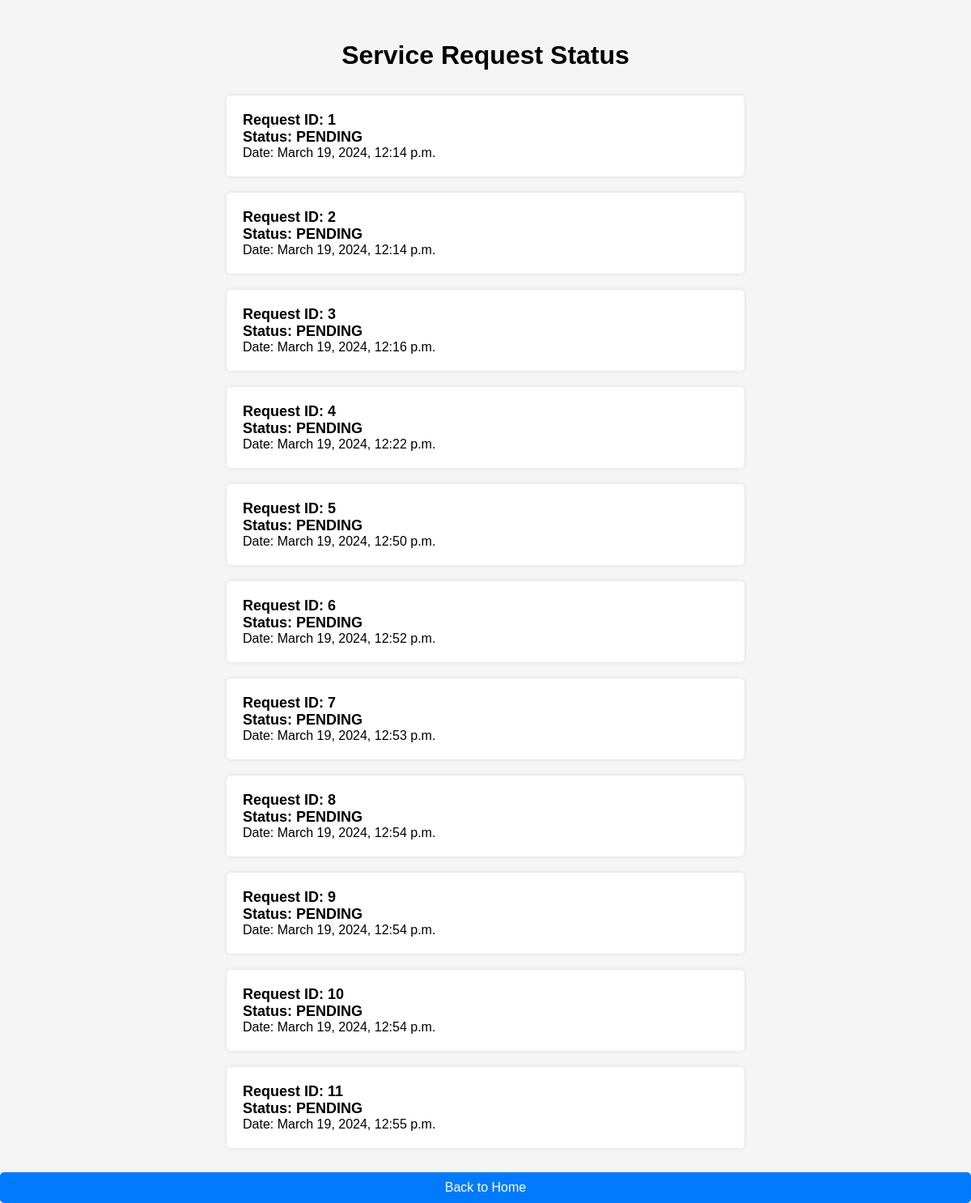
The page /track-status/ on the database its author committed.
### myapp/models.py (models this page shows, shortened)
class ServiceRequest(models.Model):
    STATUS_CHOICES = [
        ('PENDING', 'Pending'),
        ('IN_PROGRESS', 'In Progress'),
        ('COMPLETED', 'Completed'),
        ('CANCELLED', 'Cancelled'),
    ]
    customer = models.ForeignKey(User, on_delete=models.CASCADE)  # customers are users
    request_type = models.CharField(max_length=100)
    details = models.TextField()
    attachment = models.FileField(upload_to='attachments/')
    status = models.CharField(max_length=20, choices=STATUS_CHOICES, default='PENDING')
    request_id = models.CharField(max_length=100)
    customer_name = models.CharField(max_length=100)
    customer_email = models.EmailField()
    created_at = models.DateTimeField(auto_now_add=True)
    resolved_at = models.DateTimeField(null=True, blank=True)

### myapp/views.py (the view)
# urls.py: path('track-status/', views.track_request_status, name='track_request_status'),
def track_request_status(request):
    service_requests = ServiceRequest.objects.all()
    return render(request, 'track_request_status.html', {'service_requests': service_requests})

### myapp/templates/track_request_status.html (shortened to what this page needs)
<!DOCTYPE html>
<html lang="en">
<head>
</head>
<body>
    <h1>Service Request Status</h1>
    <ul>
        {% for request in service_requests %}
        <li>
            <span class="request-id">Request ID: {{ request.id }}</span><br>
            <span class="request-status">Status: {{ request.status }}</span><br>
            <span class="request-description">Date: {{ request.created_at }}</span><br>
        </li>
        {% endfor %}
    </ul>
    <a href="{% url 'profile' %}" class="btn">Back to Home</a>
</body>
</html>

### myapp/templates/track_request_status.html (style rules this page uses)
body { font-family: Arial, sans-serif; background-color: #f5f5f5; margin: 0; padding: 0; }
h1 { text-align: center; margin-top: 50px; }
ul { list-style-type: none; margin: 0; padding: 0; display: flex; flex-direction: column; align-items: center; }
li { background-color: #ffffff; border-radius: 5px; box-shadow: 0px 0px 5px rgba(0, 0, 0, 0.1); margin: 10px 0; padding: 20px; width: 80%; max-width: 600px; }
.request-id { font-weight: bold; font-size: 18px; margin-bottom: 5px; }
.request-status { font-weight: bold; font-size: 18px; margin-bottom: 5px; }
.request-description { font-size: 16px; margin-bottom: 10px; }
.btn { display: block; text-align: center; margin-top: 20px; text-decoration: none; background-color: #007bff; color: #fff; padding: 10px 20px; border-radius: 5px; transition: background-color 0.3s ease; }

### rows shown on the page
ServiceRequest: id "1", status "PENDING", created_at "March 19, 2024, 12:14 p.m."
ServiceRequest: id "2", status "PENDING", created_at "March 19, 2024, 12:14 p.m."
ServiceRequest: id "3", status "PENDING", created_at "March 19, 2024, 12:16 p.m."
ServiceRequest: id "4", status "PENDING", created_at "March 19, 2024, 12:22 p.m."
ServiceRequest: id "5", status "PENDING", created_at "March 19, 2024, 12:50 p.m."
ServiceRequest: id "6", status "PENDING", created_at "March 19, 2024, 12:52 p.m."
ServiceRequest: id "7", status "PENDING", created_at "March 19, 2024, 12:53 p.m."
ServiceRequest: id "8", status "PENDING", created_at "March 19, 2024, 12:54 p.m."
ServiceRequest: id "9", status "PENDING", created_at "March 19, 2024, 12:54 p.m."
ServiceRequest: id "10", status "PENDING", created_at "March 19, 2024, 12:54 p.m."
ServiceRequest: id "11", status "PENDING", created_at "March 19, 2024, 12:55 p.m."
